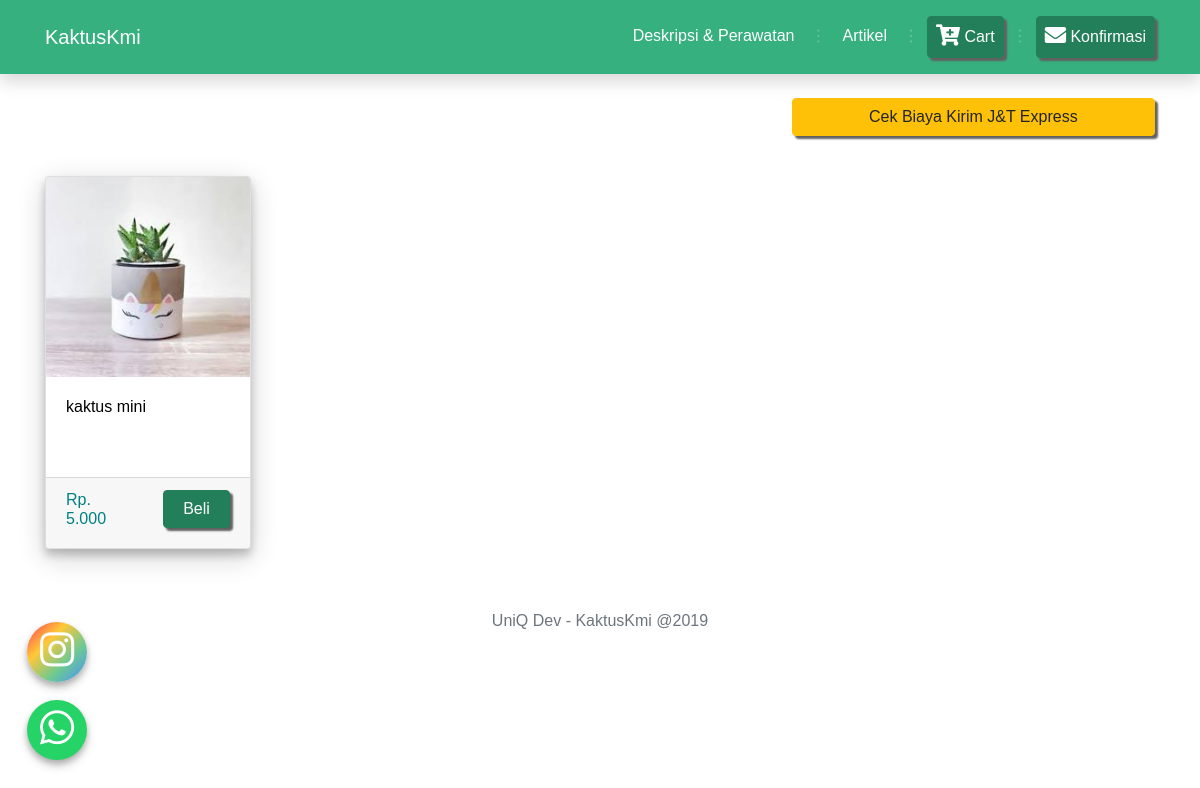
The app's page /index.php/marketplace/bibit_product with its own data.
### tables this page shows
CREATE TABLE `produk` (
  `kode_produk` char(5) NOT NULL,
  `nama_produk` varchar(50) NOT NULL,
  `harga_produk` int(11) NOT NULL,
  `stok_produk` int(3) NOT NULL,
  `diameter` int(3) NOT NULL,
  `tinggi` int(3) NOT NULL,
  `gambar` varchar(20) NOT NULL,
  `jenis_produk` varchar(30) NOT NULL,
  `catatan` varchar(50) NOT NULL,
  `tanggal` timestamp NOT NULL DEFAULT CURRENT_TIMESTAMP ON UPDATE CURRENT_TIMESTAMP
);

### application/controllers/Marketplace.php (called while the page is built, shortened)
<?php
    Class Marketplace extends CI_Controller
    {
        private $data;
        public function __construct()
        {
            $this->load->library('cart');
            $this->load->model('Marketplace_model');
            $this->load->model('Keranjang_Model');
            $this->load->model('cart_model');
            $this->load->library('pagination');
            $this->data['data'] = $this->cart_model->getcart();
            $this->data['judul'] = 'KaktusKmi';
        }
        public function bibit_product()
        {
            $data['data'] = $this->Marketplace_model->getDataBibit();
            $data['judul'] = 'Produk Bibit Tanaman';
            $this->load->view('templates/header',$this->data);
            $this->load->view('marketplace/aksesoris/bibit_product',$data);
            $this->load->view('templates/footer');
        }
    }
?>

### index.php (called while the page is built, shortened)
<?php
require_once BASEPATH.'core/CodeIgniter.php';

### application/models/Marketplace_model.php (called while the page is built, shortened)
<?php
    class Marketplace_model extends CI_Model{
        public function getDataBibit(){
            $this->db->select("*");
            $this->db->from("produk");
            $this->db->where('jenis_produk = "Bibit"');
            return $this->db->get()->result();
        }
    }
?>

### application/views/marketplace/aksesoris/bibit_product.php (the view)
<section class="container">
	<form>
		<div class="form-row mt-4">
			<div class="form-group col-lg-8 col-md-12 col-sm-12">
			</div>
			<div class="form-group col-lg-4 col-md-12 col-sm-12">
				<a href="http://www.jet.co.id/tariff" class="btn btn-block btn-warning" target="_blank">Cek Biaya Kirim
					J&T Express</a>
			</div>
		</div>
	</form>
</section>
<section class="container">
	<div class="card-columns my-4">
		<?php
			foreach($data as $b){
				echo '
				<form method="post" action="'.base_url().'Marketplace/addToCartbibit/'.$b->kode_produk.'" method="post" accept-charset="utf-8">
				<div class="card">
				<a href="' .base_url().'marketplace/detail_tanaman/'.$b->kode_produk.'"
					style="color:black; text-decoration: none;">
					<img src="'. base_url().'gambar/'.$b->gambar.'"
						class="card-img-top" style="height: 200px;" alt="...">
					<div class="card-body" style="height:100px;">
						<h6 class="card-title">'.$b->nama_produk.'</h6>
					</div>
				</a>
				<div class="card-footer">
				<div class="row">
				<div class="col-6">
				<input type="hidden" name="kode_barang" value="'.$b->kode_produk.'" />
					<p class="h6" style="color: teal;">Rp. '.number_format($b->harga_produk,0,",",".").'</p>
				</div>
				<div class="col-6">
					<button type="submit" class=" add_cart btn btn-block btn-success" ><i class="glyphicon glyphicon-shopping-cart" ></i> Beli</button>
				</div>
				</div>
				</div>
			</div>
			</form>
				';
			}
		?>
	</div>
</section>
<section class="container my-5">
	<a href="https://www.instagram.com/fadh.leather/" class="float-ig" target="_blank">
		<i class="fab fa-instagram my-float"></i>
	</a>
	<a href="https://api.whatsapp.com/send?phone=6281804086665&text=Hola%21%20Quisiera%20m%C3%A1s%20informaci%C3%B3n%20sobre%20Varela%202."
		class="float" target="_blank">
		<i class="fab fa-whatsapp my-float"></i>
	</a>
</section>

### assets/css/style.css (style rules this page uses)
.float { position: fixed; width: 60px; height: 60px; bottom: 40px; left: 27px; background-color: #25d366; color: #FFF; border-radius: 50px; text-align: center; font-size: 39px; box-shadow: 0 3px 6px 0 rgba(0, 0, 0, 0.2), 0 6px 10px 0 rgba(0, 0, 0, 0.19); z-index: 100; }
.float-ig { position: fixed; width: 60px; height: 60px; bottom: 118px; left: 27px; background-image: linear-gradient(to bottom right, #fb3958, #ffc838, #6dc993, #458eff); color: #FFF; border-radius: 50px; text-align: center; font-size: 39px; box-shadow: 0 3px 6px 0 rgba(0, 0, 0, 0.2), 0 6px 10px 0 rgba(0, 0, 0, 0.19); z-index: 100; }

### records on screen
produk: gambar (picture), nama_produk "kaktus mini", harga_produk "5.000"
